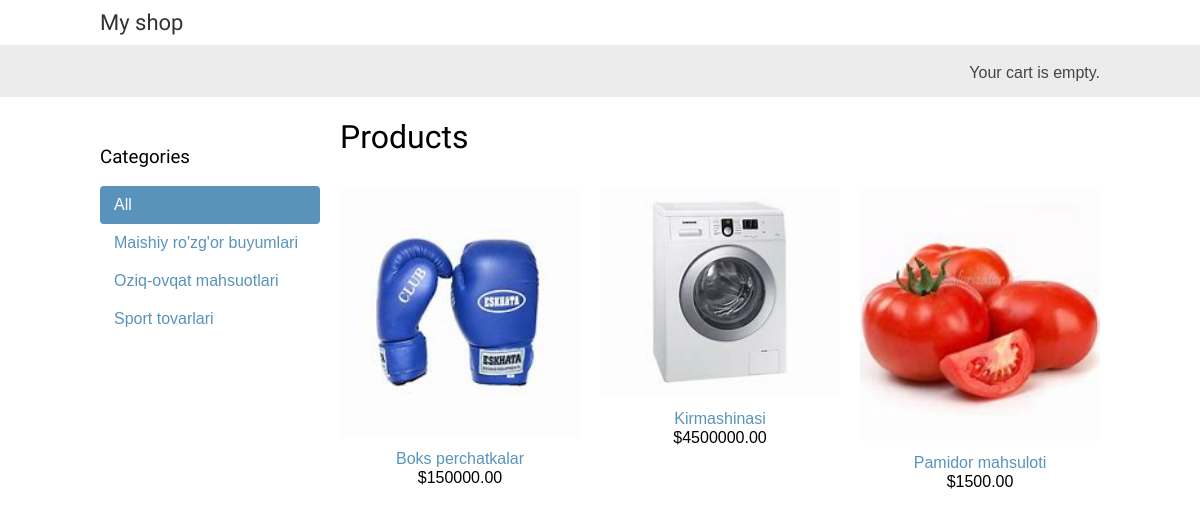
The page / on the database its author committed.
### shop/models.py (models this page shows, shortened)
class Category(models.Model):
    name = models.CharField(max_length=550)
    slug = models.SlugField(max_length=200, unique=True)
    class Meta:
        ordering = ['name']
        indexes = [
            models.Index(fields=['name']),
        ]
        verbose_name = 'category'
        verbose_name_plural = 'categories'
    def get_absolute_url(self):
        return reverse('shop:product_list_by_category', args=[self.slug])

class Product(models.Model):
    category = models.ForeignKey(Category, related_name='products', on_delete=models.CASCADE)
    name = models.CharField(max_length=550)
    slug = models.SlugField(max_length=200, unique=True)
    image = models.ImageField(upload_to='products/%Y/%m/%d', blank=True)
    description = models.TextField(blank=True)
    price = models.DecimalField(max_digits=10, decimal_places=2)
    available = models.BooleanField(default=True)
    created = models.DateTimeField(auto_now_add=True)
    updated = models.DateTimeField(auto_now=True)
    class Meta:
        ordering = ['name']
        indexes = [
            models.Index(fields=['id', 'slug']),
            models.Index(fields=['name']),
            models.Index(fields=['-created']),
        ]
    def get_absolute_url(self):
        return reverse('shop:product_detail', args=[self.id, self.slug])

### shop/views.py (the view)
# urls.py: path('', views.product_list, name='product_list'),
def product_list(request, category_slug=None):
    category = None
    categories = Category.objects.all()
    products = Product.objects.filter(available=True)
    if category_slug:
        category = get_object_or_404(Category, slug=category_slug)
        products = products.filter(category=category)
    return render (request,'shop/product/list.html',
                   { 'category': category,
                            'categories':categories,
                            'products':products})

### cart/cart.py (called while the page is built)
    def __len__(self):
        return sum(item['quantity'] for item in self.cart.values())

### cart/context_processors.py (called while the page is built)
def cart(request):
    return {'cart': Cart(request)}

### shop/templates/shop/product/list.html (shortened to what this page needs)
{% extends "shop/base.html" %}
{% load static %}
{% block content %}
    <div id="sidebar">
        <h3>Categories</h3>
        <ul>
            <li
                    {% if not category %}class="selected"{% endif %}>
                <a
                        href="{% url "shop:product_list" %}">All</a>
            </li>
            {% for c in categories %}
                <li
                        >
                    <a
                            href="{{ c.get_absolute_url }}">{{ c.name }}</a>
                </li>
            {% endfor %}
        </ul>
    </div>
    <div id="main" class="product-list">
        <h1>{% if category %}{{ category.name }}{% else %}Products
        {% endif %}</h1>
        {% for product in products %}
            <div class="item">
                <a
                        href="{{ product.get_absolute_url }}">
                    <img
                            src="{% if product.image %}{{ product.image.url }}{% else %}{%static "img/no_image.png" %}{% endif %}">
                </a>
                <a
                        href="{{ product.get_absolute_url }}">{{ product.name }}</a>
                <br>
                ${{ product.price }}
            </div>
        {% endfor %}
    </div>
{% endblock %}

### shop/templates/shop/base.html (shortened to what this page needs)
{% load static %}
<!DOCTYPE html>
<html>
<head>
    <link href="{% static "css/base.css" %}" rel="stylesheet">
</head>
<body>
<div id="header">
    <a href="/" class="logo">My shop</a>
</div>
<div id="subheader">
    <div class="cart">
        {% with total_items=cart|length %}
            {% if total_items > 0 %}
                Your cart:
                <a href="{% url "cart:cart_detail" %}">
                    {{ total_items }} item{{ total_items|pluralize }},
                    ${{ cart.get_total_price }}
                </a>
            {% elif not order %}
                Your cart is empty.
            {% endif %}
        {% endwith %}
    </div>
</div>
<div id="content">
    {% block content %}
    {% endblock %}
</div>
</body>
</html>

### shop/static/css/base.css (style rules this page uses)
body { margin:0; padding:0; font-family:helvetica, sans-serif; }
h1, h2, h3, h4, h5 , h6 { font-family: 'Ubuntu', sans-serif; font-weight:normal; }
a { text-decoration:none; color:#5993bb; }
#header { padding:10px 100px; font-size:18px; overflow:auto; }
#subheader { background:#ececec; color:#444; padding:15px 100px; overflow:auto; }
#header .logo { font-family: 'Ubuntu', sans-serif; float:left; color:#333; font-size:22px; margin-right:10%; }
#subheader .cart { float:right; padding-top:4px; }
#content { padding:0 100px; overflow:hidden; }
#sidebar { width:220px; padding:30px 20px 0 0; float:left; }
#sidebar ul { margin:0; padding:0; }
#sidebar ul li { margin:0; list-style:none; padding:10px 14px; }
#sidebar ul li a { display:block; }
#sidebar ul li.selected { background:#5993bb; border-radius:4px; }
#sidebar ul li.selected a { color:#fff; }
#main { float:left; width: 96%; margin-right:-220px; overflow:hidden; }
.product-list .item { width:25%; padding:10px 20px 10px 0; float:left; text-align:center; line-height:1.2; }
.product-list .item img { width:100%; margin-bottom:8px; }

### rows shown on the page
Category: name "Maishiy ro'zg'or buyumlari"
Category: name "Oziq-ovqat mahsuotlari"
Category: name "Sport tovarlari"
Product: image (picture), name "Boks perchatkalar", price "150000.00"
Product: image (picture), name "Kirmashinasi", price "4500000.00"
Product: image (picture), name "Pamidor mahsuloti", price "1500.00"
